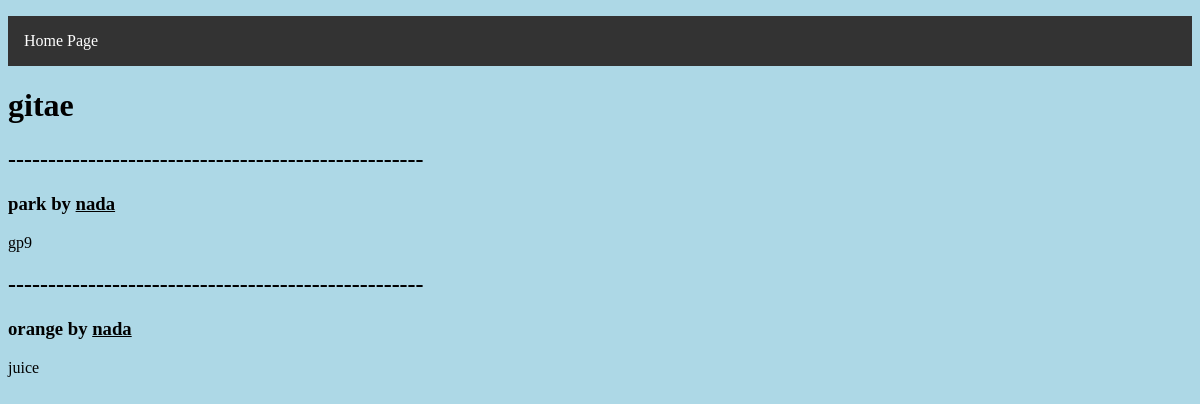
Page /view/gitae on the committed database.
### tables this page shows
CREATE TABLE entries (blogName TEXT, username TEXT, entryTitle TEXT, content TEXT);

### __init__.py (the view)
@app.route('/view/<blog>', methods=['GET', 'POST'])
def viewBlog(blog):
    allPosts = c.execute("SELECT * FROM entries WHERE blogName = ?", (blog,)).fetchall()
    return render_template( 'view_blog.html', blogName = blog, postList = allPosts )

### templates/view_blog.html (shortened to what this page needs)
<!DOCTYPE html>
<html>
  <head>
    <link rel="stylesheet" href="/static/styleviewblog.css">
  </head>
  <body>
    <ul>
      <li><a href="/?">Home Page</a></li>
    </ul>
    <h1>{{blogName}}</h1>
    {% for post in postList %}
        <h2>----------------------------------------------------</h2>
        <h3>
                <h3>{{post[2]}} by <u>{{post[1]}}</u></h3>
                <p>{{post[3]}}</p>
        </h3>
      {% endfor %}
  </body>
</html>

### static/styleviewblog.css (style rules this page uses)
body { background-color: lightblue; font-family: 'Papyrus', fantasy; }
li a { display: block; color: white; padding: 16px 16px; text-decoration: none; }
ul { list-style-type: none; margin: 0; padding: 0; overflow: hidden; background-color: #333; }

### rows in the picture
entries: entryTitle "park", username "nada", content "gp9"
entries: entryTitle "orange", username "nada", content "juice"

### other values in the picture
{{ blogName }} "gitae"
